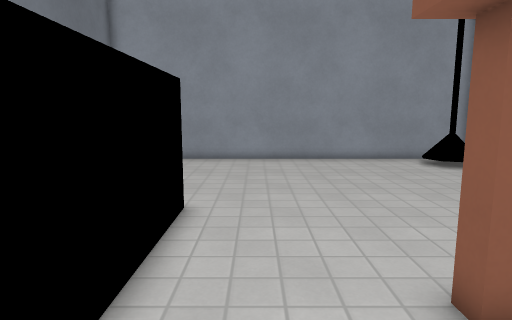
View 1 (above)

12 first-person views from a walk through a level from a Godot 3-D game. The camera is 1.3 m above the floor, tilts 8° down and sees 75° across. The floor is counted in squares, 0.5 m on a side. Each view is taken from the middle of a square. On the plan, view 1 faces up. The plan holds only what a view shows up to about 20 squares ahead; the rest is blank. Surface patterns are stand-ins for the level's own textures.

View 2
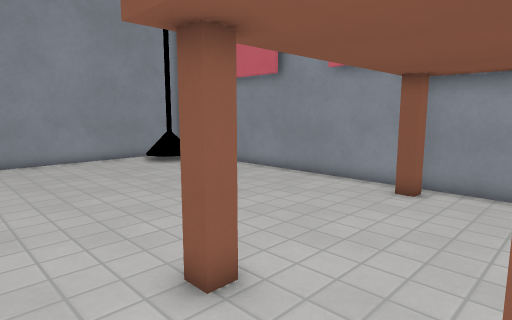

View 3
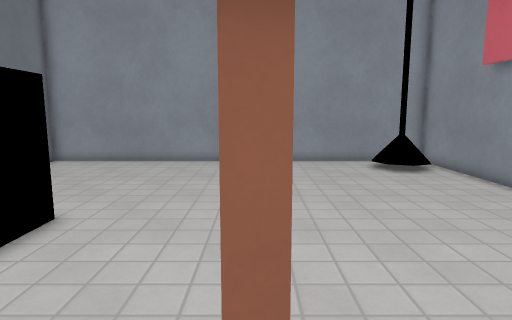

View 4
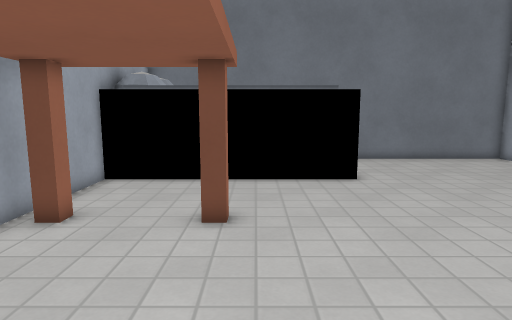

View 5
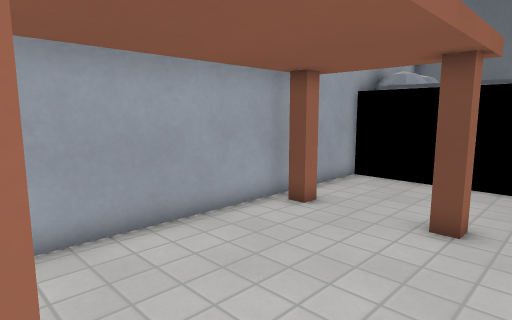

View 6
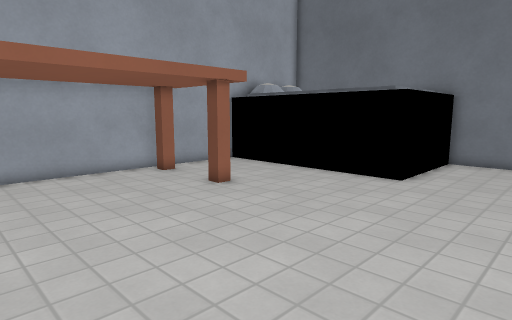

View 7
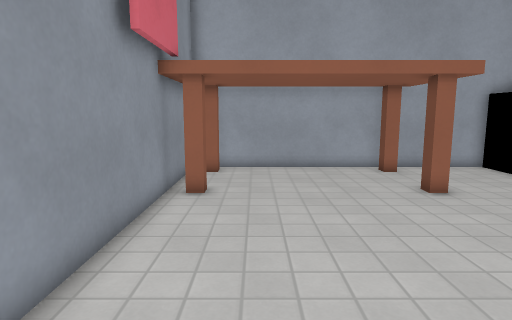

View 8
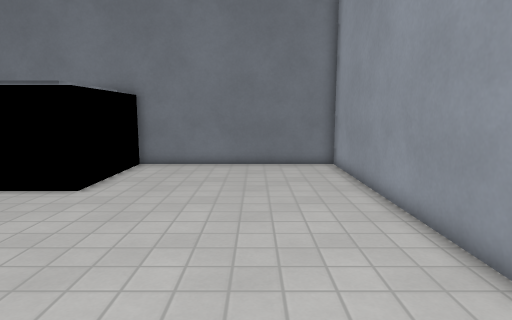

View 9
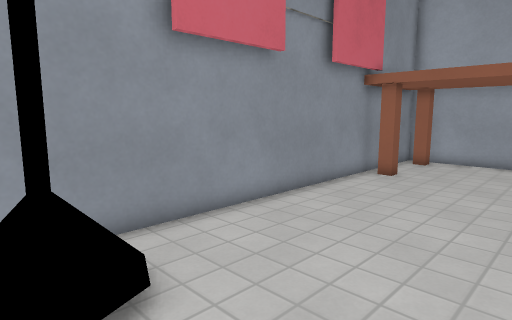

View 10
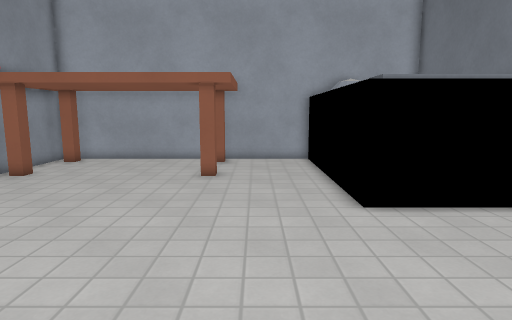

View 11
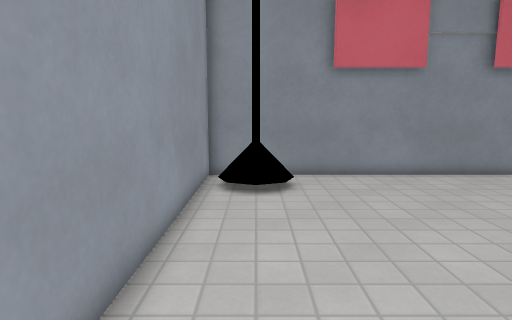

View 12
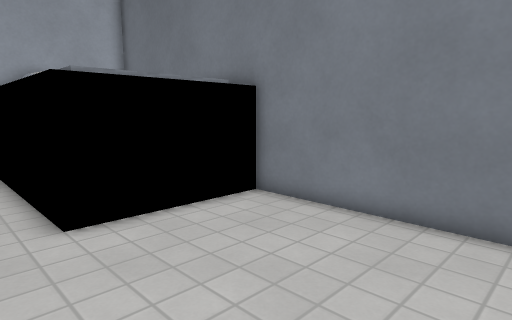

### Floor plan
Key: @ floor where view 1 was taken; # wall or solid block; . main floor; : floor 0.25 m higher than the main floor; ^ raised ledge; L lamp.
Columns run from 8 left of view 1 to 12 right of it. Each row starts with its distance up from view 1.
 19 #####################
 18 #................. .#
 17 #................LL #
 16 #.................L:#
 15 #...................#
 14 #...................#
 13 #...................#
 12 #...................#
 11 #...................#
 10 #...................#
  9 #^^^^^^.............#
  8       ^.............#
  7       ^.............#
  6       ^.............#
  5       ^.............#
  4       ^....#.......##
  3       ^.............#
  2       ^.............#
  1       ^.............#
  0        .@..#.......##
 -1       ###############

Where each view was taken, in squares from view 1:
view 1: 0 up, 0 right, facing up
view 2: 0 up, 0 right, facing up-right
view 3: 1 up, 3 right, facing up
view 4: 5 up, 11 right, facing left
view 5: 6 up, 11 right, facing down-left
view 6: 14 up, 11 right, facing down-left
view 7: 15 up, 9 right, facing down
view 8: 15 up, 9 right, facing left
view 9: 18 up, 5 right, facing down-right
view 10: 18 up, 1 right, facing down
view 11: 17 up, 2 left, facing right
view 12: 17 up, 0 right, facing down-left
